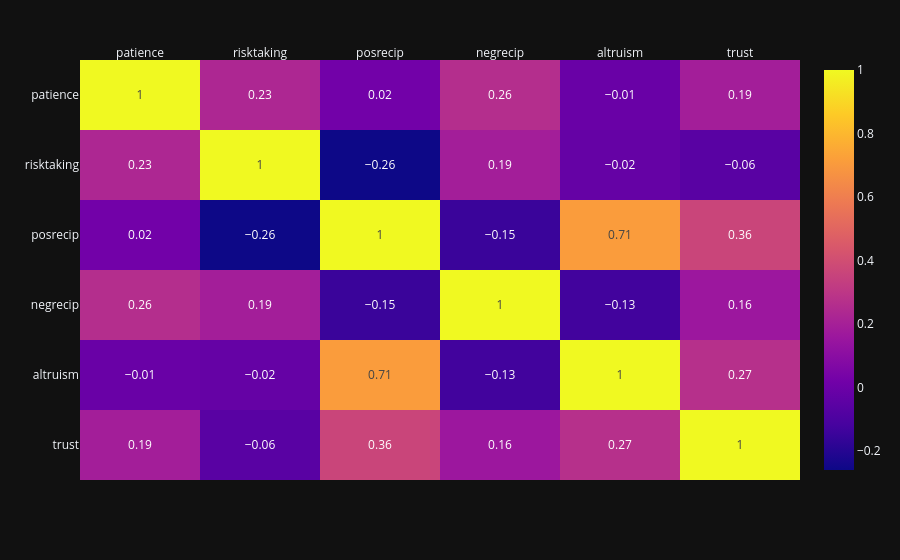

The notebook cell saved with this chart:
### Markdown cell above
Heatmaps are a method of representing data graphically where values are depicted by color, making it easy to visualize complex data and understand it at a glance.

For example, we can represent our correlation matrix. We will use the `.imshow()` function of `plotly.express` ([Documentation](https://plotly.com/python/heatmaps/)).

### Code cell
heatmap_corr = px.imshow(
    gps_corr.values.round(2),         # correlation matrix values, rounded at 2 decimals
    x=list(gps_corr.columns),         # label x-axis
    y=list(gps_corr.index),           # label y-axis
    text_auto=True,                   # add values to the graph
    aspect="auto"                     # automatically adjust aspect (without the option: square)
)
heatmap_corr.update_xaxes(side="top")   # display labels on top (by default: bottom)
heatmap_corr.show()

### Figure 1 — Plotly figure (JSON) as saved in the notebook; plotly's stock layout.template omitted (floating-point values rounded to 4 significant figures)
{"data": [{"coloraxis": "coloraxis", "name": "0", "texttemplate": "%{z}", "x": ["patience", "risktaking", "posrecip", "negrecip", "altruism", "trust"], "y": ["patience", "risktaking", "posrecip", "negrecip", "altruism", "trust"], "z": [[1.0, 0.23, 0.02, 0.26, -0.01, 0.19], [0.23, 1.0, -0.26, 0.19, -0.02, -0.06], [0.02, -0.26, 1.0, -0.15, 0.71, 0.36], [0.26, 0.19, -0.15, 1.0, -0.13, 0.16], [-0.01, -0.02, 0.71, -0.13, 1.0, 0.27], [0.19, -0.06, 0.36, 0.16, 0.27, 1.0]], "type": "heatmap", "xaxis": "x", "yaxis": "y", "hovertemplate": "x: %{x}<br>y: %{y}<br>color: %{z}<extra></extra>"}], "layout": {"xaxis": {"anchor": "y", "domain": [0.0, 1.0], "side": "top"}, "yaxis": {"anchor": "x", "domain": [0.0, 1.0], "autorange": "reversed"}, "coloraxis": {"colorscale": [[0.0, "#0d0887"], [0.1111, "#46039f"], [0.2222, "#7201a8"], [0.3333, "#9c179e"], [0.4444, "#bd3786"], [0.5556, "#d8576b"], [0.6667, "#ed7953"], [0.7778, "#fb9f3a"], [0.8889, "#fdca26"], [1.0, "#f0f921"]]}, "margin": {"t": 60}}}
